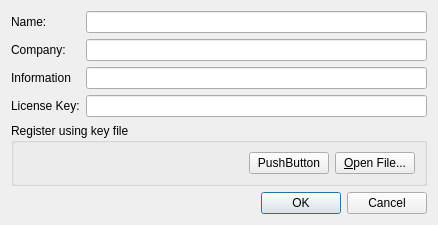
<ui version="4.0" >
 <class>GasRegister</class>
 <widget class="QDialog" name="GasRegister" >
  <property name="geometry" >
   <rect>
    <x>0</x>
    <y>0</y>
    <width>438</width>
    <height>188</height>
   </rect>
  </property>
  <property name="windowTitle" >
   <string>Register GasMan</string>
  </property>
  <layout class="QVBoxLayout" >
   <item>
    <layout class="QGridLayout" >
     <item row="0" column="0" >
      <widget class="QLabel" name="label" >
       <property name="text" >
        <string>Name:</string>
       </property>
      </widget>
     </item>
     <item row="0" column="1" >
      <widget class="QLineEdit" name="nameLineEdit" />
     </item>
     <item row="1" column="0" >
      <widget class="QLabel" name="label_2" >
       <property name="text" >
        <string>Company:</string>
       </property>
      </widget>
     </item>
     <item row="1" column="1" >
      <widget class="QLineEdit" name="companyLineEdit" />
     </item>
     <item row="3" column="0" >
      <widget class="QLabel" name="label_3" >
       <property name="text" >
        <string>License Key:</string>
       </property>
      </widget>
     </item>
     <item row="3" column="1" >
      <widget class="QLineEdit" name="keyLineEdit" />
     </item>
     <item row="2" column="1" >
      <widget class="QLineEdit" name="infoLineEdit" />
     </item>
     <item row="2" column="0" >
      <widget class="QLabel" name="label_4" >
       <property name="text" >
        <string>Information</string>
       </property>
      </widget>
     </item>
    </layout>
   </item>
   <item>
    <widget class="QGroupBox" name="groupBox" >
     <property name="title" >
      <string>Register using key file</string>
     </property>
     <layout class="QHBoxLayout" >
      <item>
       <spacer>
        <property name="orientation" >
         <enum>Qt::Horizontal</enum>
        </property>
        <property name="sizeHint" >
         <size>
          <width>40</width>
          <height>20</height>
         </size>
        </property>
       </spacer>
      </item>
      <item>
       <widget class="QPushButton" name="pbTemp" >
        <property name="text" >
         <string>PushButton</string>
        </property>
       </widget>
      </item>
      <item>
       <widget class="QPushButton" name="openFile" >
        <property name="text" >
         <string>&amp;Open File...</string>
        </property>
       </widget>
      </item>
     </layout>
    </widget>
   </item>
   <item>
    <widget class="QDialogButtonBox" name="buttonBox" >
     <property name="orientation" >
      <enum>Qt::Horizontal</enum>
     </property>
     <property name="standardButtons" >
      <set>QDialogButtonBox::Cancel|QDialogButtonBox::NoButton|QDialogButtonBox::Ok</set>
     </property>
    </widget>
   </item>
  </layout>
 </widget>
 <tabstops>
  <tabstop>nameLineEdit</tabstop>
  <tabstop>companyLineEdit</tabstop>
  <tabstop>infoLineEdit</tabstop>
  <tabstop>keyLineEdit</tabstop>
  <tabstop>openFile</tabstop>
  <tabstop>buttonBox</tabstop>
  <tabstop>pbTemp</tabstop>
 </tabstops>
 <resources/>
 <connections>
  <connection>
   <sender>buttonBox</sender>
   <signal>rejected()</signal>
   <receiver>GasRegister</receiver>
   <slot>reject()</slot>
   <hints>
    <hint type="sourcelabel" >
     <x>316</x>
     <y>260</y>
    </hint>
    <hint type="destinationlabel" >
     <x>286</x>
     <y>274</y>
    </hint>
   </hints>
  </connection>
 </connections>
</ui>
